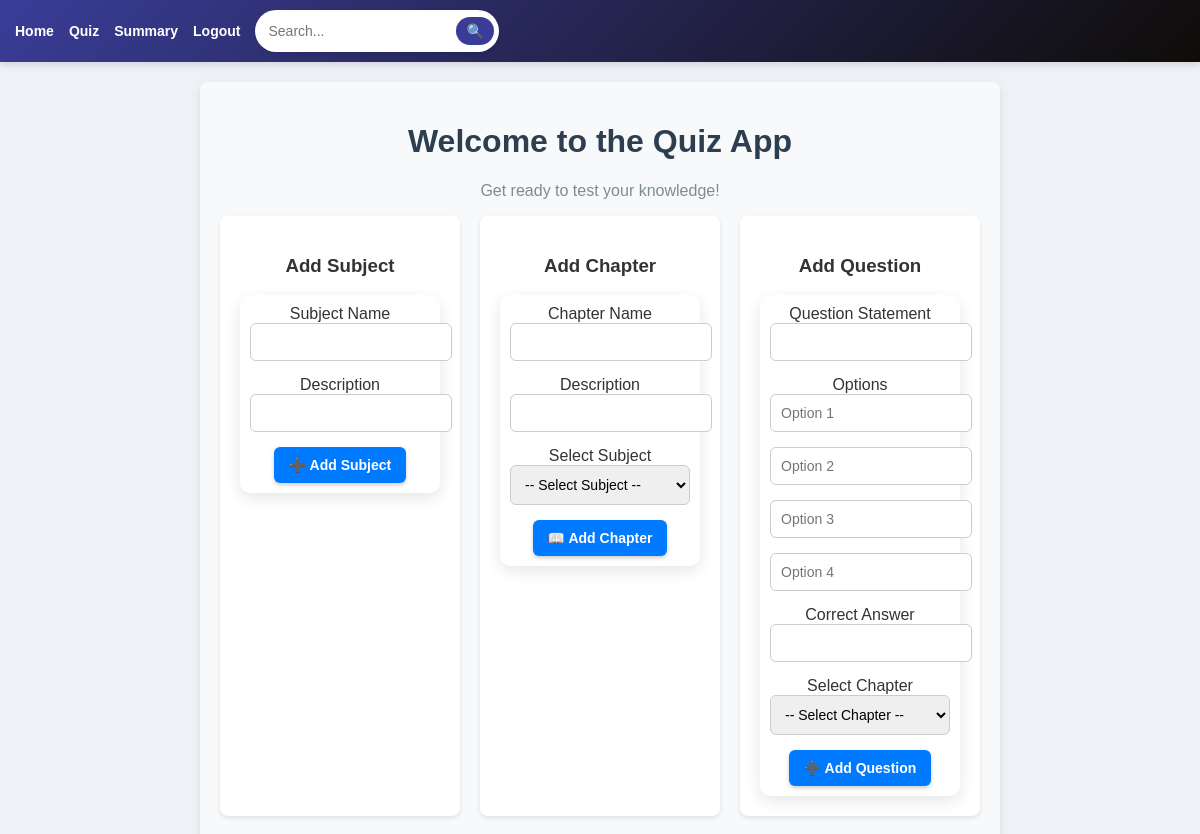
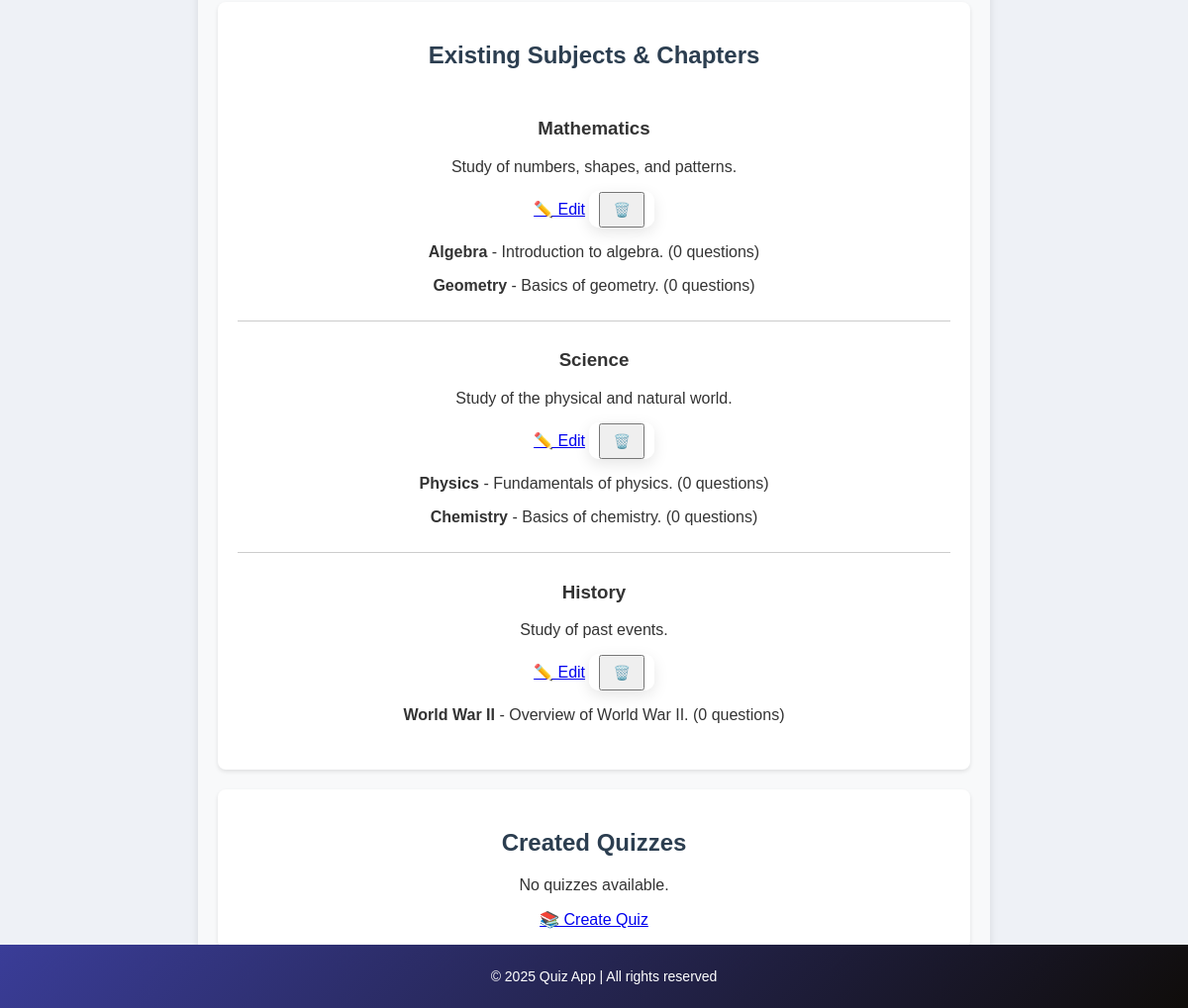
Page /admin_dashboard (signed in) on the committed database (2 pictures, top to bottom).
### models.py (models this page shows, shortened)
class Subject(db.Model):
    __tablename__ = 'subjects'
    id = db.Column(db.Integer, primary_key=True)
    subject_name = db.Column(db.String(80), unique=True, nullable=False)
    description = db.Column(db.String(255), nullable=True)
    chapters = db.relationship('Chapter', backref='subject', lazy=True)

class Chapter(db.Model):
    __tablename__ = 'chapters'
    id = db.Column(db.Integer, primary_key=True)
    chapter_name = db.Column(db.String(80), unique=True, nullable=False)
    description = db.Column(db.String(255), nullable=True)
    subject_id = db.Column(db.Integer, db.ForeignKey('subjects.id'), nullable=False)
    quizzes = db.relationship('Quiz', backref='chapter', lazy=True)

### app.py (the view, shortened to what this page needs)
@app.route('/admin_dashboard', methods=['GET', 'POST'])
@admin_required
def admin_dashboard():
    subjects = Subject.query.all()
    chapters = Chapter.query.all()
    quiz = Quiz.query.all()
    return render_template("admin_dashboard.html", subjects=subjects, chapters=chapters, quiz=quiz)

### app.py (called while the page is built)
def admin_required(f):
    @wraps(f)
    def decorated_function(*args, **kwargs):
        if "user_id" not in session or session.get('user_role') != 'admin':
            flash("Unauthorized access!", "danger")
            return redirect(url_for("login"))
        return f(*args, **kwargs)
    return decorated_function

### templates/admin_dashboard.html (shortened to what this page needs)
{% extends 'base.html' %}
{% block content %}
<div class="dashboard-container">
  <h1 class="text-center fw-bold">Welcome to the Quiz App</h1>
  <p class="text-center" style="color: #7f8c8d;">Get ready to test your knowledge!</p>
  <div class="forms-row">
    <div class="form-container">
      <h3 class="text-center">Add Subject</h3>
      <form method="POST">
        <label>Subject Name</label>
        <input type="text" name="subject_name" required>
        <label>Description</label>
        <input type="text" name="subject_description">
        <button type="submit">➕ Add Subject</button>
      </form>
    </div>
    <div class="form-container">
      <h3 class="text-center">Add Chapter</h3>
      <form method="POST">
        <label>Chapter Name</label>
        <input type="text" name="chapter_name" required>
        <label>Description</label>
        <input type="text" name="chapter_description">
        <label>Select Subject</label>
        <select name="subject_id" required>
          <option value="">-- Select Subject --</option>
        </select>
        <button type="submit">📖 Add Chapter</button>
      </form>
    </div>
    <div class="form-container">
      <h3 class="text-center">Add Question</h3>
      <form method="POST">
        <label>Question Statement</label>
        <input type="text" name="question_statement" required>
        <label>Options</label>
        <input type="text" name="option1" placeholder="Option 1" required>
        <input type="text" name="option2" placeholder="Option 2" required>
        <input type="text" name="option3" placeholder="Option 3" required>
        <input type="text" name="option4" placeholder="Option 4" required>
        <label>Correct Answer</label>
        <input type="text" name="correct_answer" required>
        <label>Select Chapter</label>
        <select name="chapter_id" required>
          <option value="">-- Select Chapter --</option>
        </select>
        <button type="submit">➕ Add Question</button>
      </form>
    </div>
  </div>
  <div class="subject-container">
    <h2 class="text-center">Existing Subjects & Chapters</h2>
    {% for subject in subjects %}
    <div class="subject-item">
      <h3 class="text-center">{{ subject.subject_name }}</h3>
      <p class="text-center text-muted">{{ subject.description }}</p>
      <div class="text-center">
        <a href="{{ url_for('edit_subject', subject_id=subject.id) }}" class="btn btn-warning">✏️ Edit</a>
        <form method="POST" action="{{ url_for('delete_subject', subject_id=subject.id) }}" style="display: inline;">
          <button type="submit" class="btn btn-danger" onclick="return confirm('Delete this subject?');">🗑️</button>
        </form>
      </div>
      <div>
        {% for chapter in subject.chapters %}
        <p><strong>{{ chapter.chapter_name }}</strong> - {{ chapter.description }} ({{ chapter.questions|length }} questions)</p>
        {% endfor %}
      </div>
    </div>
    {% else %}
    <p class="text-center text-muted">No subjects available.</p>
    {% endfor %}
  </div>
  <div class="quiz-container">
    <h2 class="text-center">Created Quizzes</h2>
    {% if quizzes %}
    <ul>
      {% for quiz in quizzes %}
      <li>
        <strong>Chapter:</strong> {{ quiz.chapter_id }} |
        <strong>Date:</strong> {{ quiz.date_of_quiz }} |
        <strong>Duration:</strong> {{ quiz.time_duration }} mins |
        <strong>Remarks:</strong> {{ quiz.remarks }}
        <a href="{{ url_for('view_quiz', quiz_id=quiz.id) }}" class="btn btn-info">View</a>
        <form method="POST" action="{{ url_for('delete_quiz', quiz_id=quiz.id) }}" style="display: inline;">
          <button type="submit" class="btn btn-danger" onclick="return confirm('Delete this quiz?');">Delete</button>
        </form>
      </li>
      {% endfor %}
    </ul>
    {% else %}
    <p class="text-center text-muted">No quizzes available.</p>
    <div class="text-center">
      <a href="{{ url_for('create_quiz') }}" class="btn btn-primary">📚 Create Quiz</a>
    </div>
    {% endif %}
  </div>
</div>
{% endblock %}

### templates/base.html (shortened to what this page needs)
<!DOCTYPE html>
<html lang="en">
<head>
</head>
<body>
    <nav>
        <ul>
            <li><a href="{{ url_for('index') }}">Home</a></li>
            <li><a href="{{ url_for('get_quiz') }}">Quiz</a></li>
            <li><a href="{{ url_for('summary') }}">Summary</a></li>
            <li><a href="{{ url_for('logout') }}">Logout</a></li>
            <li>
                <form action="{{ url_for('search') }}" method="GET" class="search-form">
                    <input type="text" name="query" placeholder="Search..." required>
                    <button type="submit">🔍</button>
                </form>
            </li>
        </ul>
    </nav>
    <main>
        {% block content %}
        {% endblock %}
    </main>
    <footer>
        <p>&copy; 2025 Quiz App | All rights reserved</p>
    </footer>
</body>
</html>

### templates/base.html (style rules this page uses)
form { background: white; padding: 10px; border-radius: 10px; box-shadow: 0px 5px 15px rgba(0, 0, 0, 0.1); }
input, select { border: 2px solid #3a3d98; border-radius: 10px; padding: 8px; }
button { font-size: 14px; font-weight: bold; padding: 8px 12px; }
body { font-family: 'Poppins', Arial, sans-serif; margin: 0; padding: 0; background-color: #eef1f6; color: #333; }
nav { background: linear-gradient(135deg, #3a3d98, #0f0c08); padding: 10px 15px; box-shadow: 0 4px 6px rgba(0, 0, 0, 0.1); }
nav ul { list-style: none; padding: 0; margin: 0; display: flex; align-items: center; }
nav ul li { margin-right: 15px; }
nav ul li a { color: white; text-decoration: none; font-weight: bold; font-size: 14px; transition: color 0.3s; }
.search-form { display: flex; align-items: center; background: white; border-radius: 25px; padding: 5px; box-shadow: 0 2px 4px rgba(0, 0, 0, 0.1); }
.search-form input { padding: 8px; border: none; border-radius: 25px; outline: none; width: 180px; font-size: 14px; }
.search-form button { padding: 6px 10px; background-color: #3a3d98; color: white; border: none; border-radius: 25px; cursor: pointer; font-size: 14px; transition: background 0.3s; }
main { padding: 20px; text-align: center; max-width: 800px; margin: auto; }
footer { text-align: center; padding: 10px; background: linear-gradient(135deg, #3a3d98, #0f0c08); color: white; position: fixed; bottom: 0; width: 100%; font-size: 14px; }

### templates/admin_dashboard.html (style rules this page uses)
.dashboard-container { max-width: 100%; margin: auto; padding: 20px; background-color: #f8f9fa; border-radius: 8px; box-shadow: 0 4px 8px rgba(0, 0, 0, 0.1); }
h1, h2 { color: #2c3e50; }
.forms-row { display: flex; gap: 20px; justify-content: space-between; flex-wrap: nowrap; }
.form-container { background: #fff; padding: 20px; border-radius: 8px; box-shadow: 0 2px 4px rgba(0, 0, 0, 0.1); width: 32%; box-sizing: border-box; }
.form-container input, .form-container select { width: 100%; padding: 10px; margin-bottom: 15px; font-size: 14px; border: 1px solid #ccc; border-radius: 6px; transition: border-color 0.3s; }
.form-container button { padding: 10px 15px; font-size: 14px; border-radius: 6px; border: none; cursor: pointer; background: #007bff; color: #fff; box-shadow: 0 2px 4px rgba(0, 0, 0, 0.2); transition: background 0.3s; }
.subject-container, .quiz-container { background-color: #fff; padding: 20px; margin: 20px 0; border-radius: 8px; box-shadow: 0 2px 4px rgba(0, 0, 0, 0.1); }
.subject-item { padding: 10px 0; border-bottom: 1px solid #ccc; }
.subject-item:last-child { border-bottom: none; }

### rows in the picture
Subject: subject_name "Mathematics", description "Study of numbers, shapes, and patterns."
Chapter: chapter_name "Algebra", description "Introduction to algebra.", questions|length "0"
Chapter: chapter_name "Geometry", description "Basics of geometry.", questions|length "0"
Subject: subject_name "Science", description "Study of the physical and natural world."
Chapter: chapter_name "Physics", description "Fundamentals of physics.", questions|length "0"
Chapter: chapter_name "Chemistry", description "Basics of chemistry.", questions|length "0"
Subject: subject_name "History", description "Study of past events."
Chapter: chapter_name "World War II", description "Overview of World War II.", questions|length "0"
